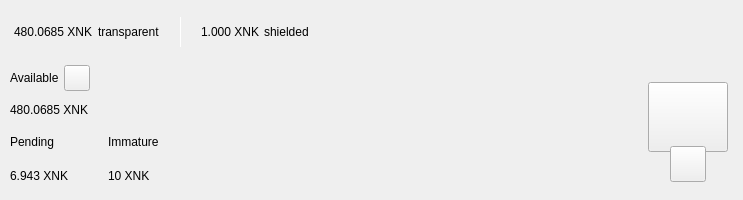
<?xml version="1.0" encoding="UTF-8"?>
<ui version="4.0">
 <class>TopBar</class>
 <widget class="QWidget" name="TopBar">
  <property name="geometry">
   <rect>
    <x>0</x>
    <y>0</y>
    <width>734</width>
    <height>200</height>
   </rect>
  </property>
  <property name="minimumSize">
   <size>
    <width>0</width>
    <height>200</height>
   </size>
  </property>
  <property name="maximumSize">
   <size>
    <width>16777215</width>
    <height>200</height>
   </size>
  </property>
  <property name="windowTitle">
   <string>Form</string>
  </property>
  <layout class="QVBoxLayout" name="verticalLayout_10" stretch="0">
   <property name="spacing">
    <number>0</number>
   </property>
   <property name="leftMargin">
    <number>0</number>
   </property>
   <property name="topMargin">
    <number>0</number>
   </property>
   <property name="rightMargin">
    <number>0</number>
   </property>
   <property name="bottomMargin">
    <number>0</number>
   </property>
   <item>
    <widget class="PFBorderImage" name="containerTop">
     <layout class="QVBoxLayout" name="verticalLayout_11">
      <property name="spacing">
       <number>0</number>
      </property>
      <property name="leftMargin">
       <number>0</number>
      </property>
      <property name="topMargin">
       <number>0</number>
      </property>
      <property name="rightMargin">
       <number>0</number>
      </property>
      <property name="bottomMargin">
       <number>0</number>
      </property>
      <item>
       <widget class="QWidget" name="top_container_2" native="true">
        <property name="minimumSize">
         <size>
          <width>0</width>
          <height>65</height>
         </size>
        </property>
        <layout class="QHBoxLayout" name="top_container">
         <property name="spacing">
          <number>0</number>
         </property>
         <property name="leftMargin">
          <number>14</number>
         </property>
         <property name="topMargin">
          <number>0</number>
         </property>
         <property name="rightMargin">
          <number>14</number>
         </property>
         <property name="bottomMargin">
          <number>0</number>
         </property>
         <item alignment="Qt::AlignVCenter">
          <widget class="QWidget" name="widgetTopAmount" native="true">
           <property name="sizePolicy">
            <sizepolicy hsizetype="Preferred" vsizetype="Maximum">
             <horstretch>0</horstretch>
             <verstretch>0</verstretch>
            </sizepolicy>
           </property>
           <layout class="QHBoxLayout" name="horizontalLayout_5">
            <property name="spacing">
             <number>5</number>
            </property>
            <property name="leftMargin">
             <number>0</number>
            </property>
            <property name="topMargin">
             <number>0</number>
            </property>
            <property name="rightMargin">
             <number>0</number>
            </property>
            <property name="bottomMargin">
             <number>0</number>
            </property>
            <item alignment="Qt::AlignTop">
             <widget class="QLabel" name="labelAmountTopXnk">
              <property name="minimumSize">
               <size>
                <width>0</width>
                <height>36</height>
               </size>
              </property>
              <property name="styleSheet">
               <string notr="true">padding:0px;margin:0px;</string>
              </property>
              <property name="text">
               <string notr="true">480.0685 XNK</string>
              </property>
             </widget>
            </item>
            <item>
             <widget class="QLabel" name="labelTrans">
              <property name="text">
               <string>transparent</string>
              </property>
             </widget>
            </item>
            <item>
             <spacer name="horizontalSpacer_11">
              <property name="orientation">
               <enum>Qt::Horizontal</enum>
              </property>
              <property name="sizeType">
               <enum>QSizePolicy::Fixed</enum>
              </property>
              <property name="sizeHint" stdset="0">
               <size>
                <width>15</width>
                <height>20</height>
               </size>
              </property>
             </spacer>
            </item>
            <item alignment="Qt::AlignVCenter">
             <widget class="QLabel" name="typeSpacerTop">
              <property name="minimumSize">
               <size>
                <width>1</width>
                <height>30</height>
               </size>
              </property>
              <property name="maximumSize">
               <size>
                <width>1</width>
                <height>30</height>
               </size>
              </property>
              <property name="styleSheet">
               <string notr="true">background-color:white;
padding:0px;
border:none;</string>
              </property>
              <property name="text">
               <string/>
              </property>
             </widget>
            </item>
            <item>
             <spacer name="horizontalSpacer_12">
              <property name="orientation">
               <enum>Qt::Horizontal</enum>
              </property>
              <property name="sizeType">
               <enum>QSizePolicy::Fixed</enum>
              </property>
              <property name="sizeHint" stdset="0">
               <size>
                <width>15</width>
                <height>20</height>
               </size>
              </property>
             </spacer>
            </item>
            <item alignment="Qt::AlignTop">
             <widget class="QLabel" name="labelAmountTopShieldedXnk">
              <property name="minimumSize">
               <size>
                <width>0</width>
                <height>36</height>
               </size>
              </property>
              <property name="text">
               <string notr="true">1.000 XNK</string>
              </property>
             </widget>
            </item>
            <item>
             <widget class="QLabel" name="labelShield">
              <property name="text">
               <string>shielded</string>
              </property>
             </widget>
            </item>
           </layout>
          </widget>
         </item>
         <item>
          <spacer name="horizontalSpacer">
           <property name="orientation">
            <enum>Qt::Horizontal</enum>
           </property>
           <property name="sizeHint" stdset="0">
            <size>
             <width>40</width>
             <height>20</height>
            </size>
           </property>
          </spacer>
         </item>
         <item>
          <layout class="QHBoxLayout" name="horizontalLayout_4">
           <property name="spacing">
            <number>12</number>
           </property>
           <property name="rightMargin">
            <number>0</number>
           </property>
           <item alignment="Qt::AlignRight">
            <widget class="QWidget" name="layoutSync" native="true">
             <property name="minimumSize">
              <size>
               <width>0</width>
               <height>36</height>
              </size>
             </property>
             <property name="maximumSize">
              <size>
               <width>16777215</width>
               <height>36</height>
              </size>
             </property>
             <layout class="QVBoxLayout" name="verticalLayout_9">
              <property name="leftMargin">
               <number>0</number>
              </property>
              <property name="topMargin">
               <number>0</number>
              </property>
              <property name="rightMargin">
               <number>0</number>
              </property>
              <property name="bottomMargin">
               <number>0</number>
              </property>
              <item>
               <widget class="ExpandableButton" name="pushButtonSync" native="true">
                <property name="minimumSize">
                 <size>
                  <width>36</width>
                  <height>36</height>
                 </size>
                </property>
                <property name="maximumSize">
                 <size>
                  <width>16777215</width>
                  <height>36</height>
                 </size>
                </property>
               </widget>
              </item>
             </layout>
            </widget>
           </item>
           <item>
            <widget class="ExpandableButton" name="pushButtonHDUpgrade" native="true">
             <property name="minimumSize">
              <size>
               <width>36</width>
               <height>36</height>
              </size>
             </property>
            </widget>
           </item>
           <item>
            <widget class="ExpandableButton" name="pushButtonStack" native="true">
             <property name="minimumSize">
              <size>
               <width>36</width>
               <height>36</height>
              </size>
             </property>
            </widget>
           </item>
           <item>
            <widget class="ExpandableButton" name="pushButtonColdStaking" native="true">
             <property name="minimumSize">
              <size>
               <width>36</width>
               <height>36</height>
              </size>
             </property>
            </widget>
           </item>
           <item>
            <widget class="ExpandableButton" name="pushButtonConnection" native="true">
             <property name="minimumSize">
              <size>
               <width>36</width>
               <height>36</height>
              </size>
             </property>
            </widget>
           </item>
           <item>
            <widget class="ExpandableButton" name="pushButtonTor" native="true">
             <property name="minimumSize">
              <size>
               <width>36</width>
               <height>36</height>
              </size>
             </property>
            </widget>
           </item>
           <item>
            <widget class="ExpandableButton" name="pushButtonLock" native="true">
             <property name="sizePolicy">
              <sizepolicy hsizetype="Expanding" vsizetype="Expanding">
               <horstretch>0</horstretch>
               <verstretch>0</verstretch>
              </sizepolicy>
             </property>
             <property name="minimumSize">
              <size>
               <width>36</width>
               <height>0</height>
              </size>
             </property>
            </widget>
           </item>
           <item>
            <widget class="ExpandableButton" name="pushButtonTheme" native="true">
             <property name="minimumSize">
              <size>
               <width>36</width>
               <height>36</height>
              </size>
             </property>
             <property name="maximumSize">
              <size>
               <width>16777215</width>
               <height>36</height>
              </size>
             </property>
            </widget>
           </item>
           <item>
            <widget class="ExpandableButton" name="pushButtonFAQ" native="true">
             <property name="minimumSize">
              <size>
               <width>36</width>
               <height>36</height>
              </size>
             </property>
            </widget>
           </item>
          </layout>
         </item>
        </layout>
       </widget>
      </item>
      <item>
       <widget class="QWidget" name="bottom_container" native="true">
        <property name="minimumSize">
         <size>
          <width>0</width>
          <height>135</height>
         </size>
        </property>
        <layout class="QHBoxLayout" name="botton_container">
         <property name="leftMargin">
          <number>10</number>
         </property>
         <property name="topMargin">
          <number>0</number>
         </property>
         <property name="rightMargin">
          <number>10</number>
         </property>
         <property name="bottomMargin">
          <number>10</number>
         </property>
         <item>
          <layout class="QVBoxLayout" name="verticalLayout_7">
           <property name="spacing">
            <number>0</number>
           </property>
           <property name="leftMargin">
            <number>0</number>
           </property>
           <property name="rightMargin">
            <number>30</number>
           </property>
           <item>
            <layout class="QVBoxLayout" name="verticalLayout_2">
             <item>
              <layout class="QHBoxLayout" name="horizontalLayoutContainerAvailable">
               <property name="spacing">
                <number>5</number>
               </property>
               <item>
                <widget class="QLabel" name="labelTitle1">
                 <property name="text">
                  <string>Available</string>
                 </property>
                </widget>
               </item>
               <item>
                <widget class="QPushButton" name="pushButtonBalanceInfo">
                 <property name="minimumSize">
                  <size>
                   <width>26</width>
                   <height>26</height>
                  </size>
                 </property>
                 <property name="maximumSize">
                  <size>
                   <width>26</width>
                   <height>26</height>
                  </size>
                 </property>
                 <property name="mouseTracking">
                  <bool>true</bool>
                 </property>
                 <property name="focusPolicy">
                  <enum>Qt::NoFocus</enum>
                 </property>
                 <property name="text">
                  <string notr="true"/>
                 </property>
                 <property name="iconSize">
                  <size>
                   <width>24</width>
                   <height>24</height>
                  </size>
                 </property>
                 <property name="shortcut">
                  <string notr="true"/>
                 </property>
                </widget>
               </item>
               <item>
                <spacer name="horizontalSpacer_4">
                 <property name="orientation">
                  <enum>Qt::Horizontal</enum>
                 </property>
                 <property name="sizeType">
                  <enum>QSizePolicy::MinimumExpanding</enum>
                 </property>
                 <property name="sizeHint" stdset="0">
                  <size>
                   <width>20</width>
                   <height>20</height>
                  </size>
                 </property>
                </spacer>
               </item>
              </layout>
             </item>
             <item>
              <widget class="QLabel" name="labelAmountXnk">
               <property name="text">
                <string notr="true">480.0685 XNK</string>
               </property>
              </widget>
             </item>
            </layout>
           </item>
           <item>
            <widget class="QWidget" name="container_imm_pend" native="true">
             <layout class="QHBoxLayout" name="horizontalLayout_2">
              <property name="spacing">
               <number>0</number>
              </property>
              <property name="leftMargin">
               <number>0</number>
              </property>
              <property name="topMargin">
               <number>0</number>
              </property>
              <property name="rightMargin">
               <number>0</number>
              </property>
              <property name="bottomMargin">
               <number>0</number>
              </property>
              <item alignment="Qt::AlignLeft">
               <widget class="QWidget" name="container_pending" native="true">
                <property name="sizePolicy">
                 <sizepolicy hsizetype="Minimum" vsizetype="Preferred">
                  <horstretch>0</horstretch>
                  <verstretch>0</verstretch>
                 </sizepolicy>
                </property>
                <layout class="QVBoxLayout" name="verticalLayout_3">
                 <property name="leftMargin">
                  <number>0</number>
                 </property>
                 <property name="topMargin">
                  <number>0</number>
                 </property>
                 <property name="rightMargin">
                  <number>0</number>
                 </property>
                 <property name="bottomMargin">
                  <number>0</number>
                 </property>
                 <item>
                  <widget class="QLabel" name="labelTitle3">
                   <property name="text">
                    <string>Pending</string>
                   </property>
                  </widget>
                 </item>
                 <item>
                  <widget class="QLabel" name="labelPendingXnk">
                   <property name="text">
                    <string notr="true">6.943 XNK</string>
                   </property>
                  </widget>
                 </item>
                </layout>
               </widget>
              </item>
              <item>
               <spacer name="horizontalSpacer_3">
                <property name="orientation">
                 <enum>Qt::Horizontal</enum>
                </property>
                <property name="sizeType">
                 <enum>QSizePolicy::Fixed</enum>
                </property>
                <property name="sizeHint" stdset="0">
                 <size>
                  <width>40</width>
                  <height>20</height>
                 </size>
                </property>
               </spacer>
              </item>
              <item alignment="Qt::AlignLeft">
               <widget class="QWidget" name="container_immature" native="true">
                <property name="sizePolicy">
                 <sizepolicy hsizetype="Minimum" vsizetype="Preferred">
                  <horstretch>0</horstretch>
                  <verstretch>0</verstretch>
                 </sizepolicy>
                </property>
                <layout class="QVBoxLayout" name="verticalLayout_4">
                 <property name="leftMargin">
                  <number>0</number>
                 </property>
                 <property name="topMargin">
                  <number>0</number>
                 </property>
                 <property name="rightMargin">
                  <number>0</number>
                 </property>
                 <property name="bottomMargin">
                  <number>0</number>
                 </property>
                 <item>
                  <widget class="QLabel" name="labelTitle4">
                   <property name="text">
                    <string>Immature</string>
                   </property>
                  </widget>
                 </item>
                 <item>
                  <widget class="QLabel" name="labelImmatureXnk">
                   <property name="text">
                    <string notr="true">10 XNK</string>
                   </property>
                  </widget>
                 </item>
                </layout>
               </widget>
              </item>
              <item>
               <spacer name="horizontalSpacer_5">
                <property name="orientation">
                 <enum>Qt::Horizontal</enum>
                </property>
                <property name="sizeHint" stdset="0">
                 <size>
                  <width>40</width>
                  <height>20</height>
                 </size>
                </property>
               </spacer>
              </item>
             </layout>
            </widget>
           </item>
          </layout>
         </item>
         <item>
          <spacer name="horizontalSpacer_2">
           <property name="orientation">
            <enum>Qt::Horizontal</enum>
           </property>
           <property name="sizeHint" stdset="0">
            <size>
             <width>40</width>
             <height>20</height>
            </size>
           </property>
          </spacer>
         </item>
         <item alignment="Qt::AlignHCenter|Qt::AlignVCenter">
          <widget class="QWidget" name="qrContainer" native="true">
           <property name="sizePolicy">
            <sizepolicy hsizetype="Preferred" vsizetype="Minimum">
             <horstretch>0</horstretch>
             <verstretch>0</verstretch>
            </sizepolicy>
           </property>
           <property name="minimumSize">
            <size>
             <width>90</width>
             <height>110</height>
            </size>
           </property>
           <property name="maximumSize">
            <size>
             <width>90</width>
             <height>110</height>
            </size>
           </property>
           <layout class="QVBoxLayout" name="containerQR">
            <property name="spacing">
             <number>0</number>
            </property>
            <property name="leftMargin">
             <number>5</number>
            </property>
            <property name="topMargin">
             <number>10</number>
            </property>
            <property name="rightMargin">
             <number>5</number>
            </property>
            <property name="bottomMargin">
             <number>0</number>
            </property>
            <item>
             <widget class="QPushButton" name="btnQr">
              <property name="minimumSize">
               <size>
                <width>70</width>
                <height>70</height>
               </size>
              </property>
              <property name="maximumSize">
               <size>
                <width>16777215</width>
                <height>70</height>
               </size>
              </property>
              <property name="focusPolicy">
               <enum>Qt::NoFocus</enum>
              </property>
              <property name="text">
               <string/>
              </property>
              <property name="iconSize">
               <size>
                <width>70</width>
                <height>70</height>
               </size>
              </property>
             </widget>
            </item>
            <item>
             <spacer name="verticalSpacer">
              <property name="orientation">
               <enum>Qt::Vertical</enum>
              </property>
              <property name="sizeType">
               <enum>QSizePolicy::Fixed</enum>
              </property>
              <property name="sizeHint" stdset="0">
               <size>
                <width>20</width>
                <height>20</height>
               </size>
              </property>
             </spacer>
            </item>
            <item alignment="Qt::AlignHCenter|Qt::AlignBottom">
             <widget class="QPushButton" name="pushButtonQR">
              <property name="minimumSize">
               <size>
                <width>36</width>
                <height>36</height>
               </size>
              </property>
              <property name="maximumSize">
               <size>
                <width>36</width>
                <height>36</height>
               </size>
              </property>
              <property name="focusPolicy">
               <enum>Qt::NoFocus</enum>
              </property>
              <property name="text">
               <string/>
              </property>
             </widget>
            </item>
           </layout>
          </widget>
         </item>
        </layout>
       </widget>
      </item>
     </layout>
    </widget>
   </item>
  </layout>
 </widget>
 <customwidgets>
  <customwidget>
   <class>ExpandableButton</class>
   <extends>QWidget</extends>
   <header>qt/encocoin/expandablebutton.h</header>
   <container>1</container>
  </customwidget>
  <customwidget>
   <class>PFBorderImage</class>
   <extends>QFrame</extends>
   <header>qt/encocoin/pfborderimage.h</header>
   <container>1</container>
  </customwidget>
 </customwidgets>
 <resources/>
 <connections/>
</ui>
